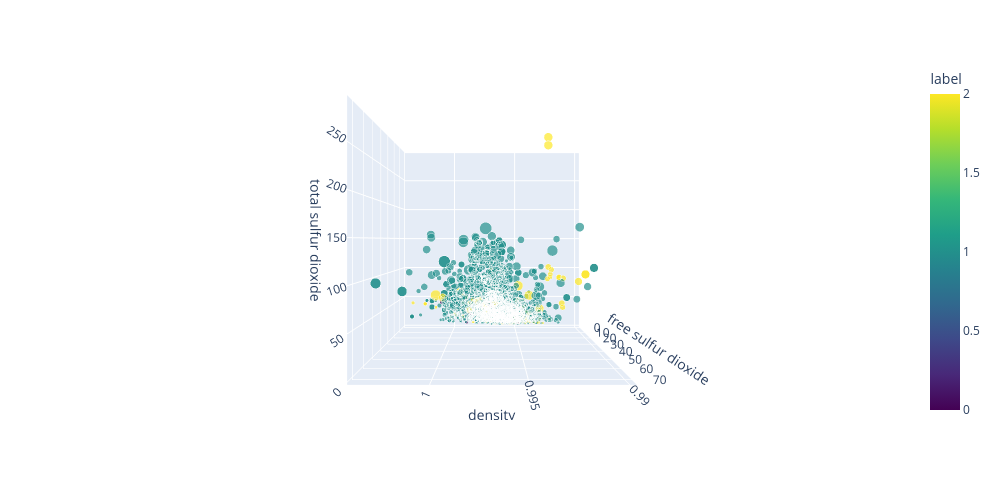

Notebook code for this chart:
### Code cell
fig = px.scatter_3d(total_data,x="free sulfur dioxide",y="total sulfur dioxide", z="density",color="label",
                    size=total_data["free sulfur dioxide"].abs(),width=1000,height=500,color_continuous_scale="Viridis")
camera = dict( up=dict(x=1, y=3.5, z=0),eye=dict(x=2, y=0, z=0))
fig.update_layout(scene_camera=camera)
fig.show()

### Figure 1 — Plotly figure (JSON) as saved in the notebook; plotly's stock layout.template omitted (floating-point values rounded to 4 significant figures; data arrays with more than 128 entries replaced by an {"elided": "..."} marker saying what was removed)
{"data": [{"hovertemplate": "free sulfur dioxide=%{marker.size}<br>total sulfur dioxide=%{y}<br>density=%{z}<br>label=%{marker.color}<extra></extra>", "legendgroup": "", "marker": {"color": {"elided": "1599 int values"}, "coloraxis": "coloraxis", "size": {"elided": "1599 float values"}, "sizemode": "area", "sizeref": 0.18, "symbol": "circle"}, "mode": "markers", "name": "", "scene": "scene", "showlegend": false, "type": "scatter3d", "x": {"elided": "1599 float values"}, "y": {"elided": "1599 float values"}, "z": {"elided": "1599 float values"}}], "layout": {"coloraxis": {"colorbar": {"title": {"text": "label"}}, "colorscale": [[0, "#440154"], [0.1111, "#482878"], [0.2222, "#3e4989"], [0.3333, "#31688e"], [0.4444, "#26828e"], [0.5556, "#1f9e89"], [0.6667, "#35b779"], [0.7778, "#6ece58"], [0.8889, "#b5de2b"], [1, "#fde725"]]}, "height": 500, "legend": {"itemsizing": "constant", "tracegroupgap": 0}, "margin": {"t": 60}, "scene": {"camera": {"eye": {"x": 2, "y": 0, "z": 0}, "up": {"x": 1, "y": 3.5, "z": 0}}, "domain": {"x": [0, 1], "y": [0, 1]}, "xaxis": {"title": {"text": "free sulfur dioxide"}}, "yaxis": {"title": {"text": "total sulfur dioxide"}}, "zaxis": {"title": {"text": "density"}}}, "width": 1000}}
